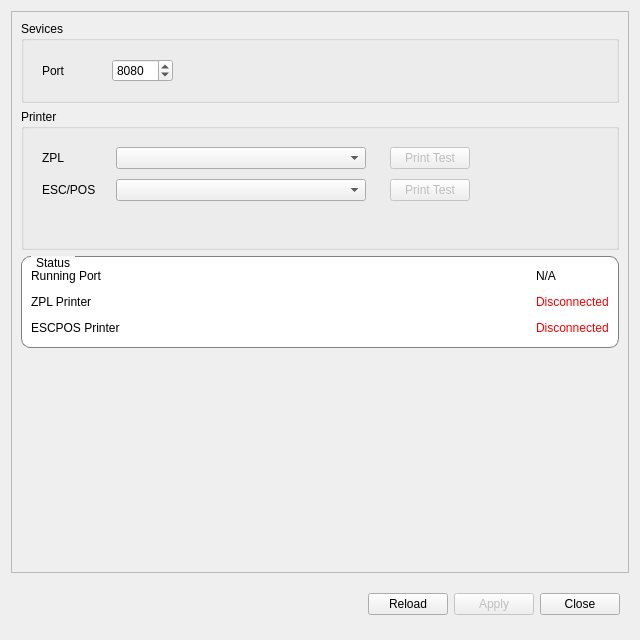
<?xml version="1.0" encoding="UTF-8"?>
<ui version="4.0">
 <class>Dialog</class>
 <widget class="QDialog" name="Dialog">
  <property name="geometry">
   <rect>
    <x>0</x>
    <y>0</y>
    <width>640</width>
    <height>640</height>
   </rect>
  </property>
  <property name="windowTitle">
   <string>Dialog</string>
  </property>
  <layout class="QVBoxLayout" name="verticalLayout">
   <item>
    <widget class="QFrame" name="frame">
     <property name="frameShape">
      <enum>QFrame::StyledPanel</enum>
     </property>
     <property name="frameShadow">
      <enum>QFrame::Raised</enum>
     </property>
     <layout class="QFormLayout" name="formLayout">
      <property name="fieldGrowthPolicy">
       <enum>QFormLayout::AllNonFixedFieldsGrow</enum>
      </property>
      <item row="0" column="0" colspan="2">
       <widget class="QGroupBox" name="groupBox_2">
        <property name="title">
         <string>Sevices</string>
        </property>
        <layout class="QGridLayout" name="gridLayout_2">
         <item row="0" column="0">
          <widget class="QFrame" name="frame_3">
           <property name="enabled">
            <bool>true</bool>
           </property>
           <property name="minimumSize">
            <size>
             <width>0</width>
             <height>0</height>
            </size>
           </property>
           <property name="frameShape">
            <enum>QFrame::NoFrame</enum>
           </property>
           <property name="frameShadow">
            <enum>QFrame::Raised</enum>
           </property>
           <property name="lineWidth">
            <number>0</number>
           </property>
           <layout class="QFormLayout" name="formLayout_4">
            <item row="0" column="0">
             <widget class="QLabel" name="label">
              <property name="minimumSize">
               <size>
                <width>64</width>
                <height>0</height>
               </size>
              </property>
              <property name="text">
               <string>Port</string>
              </property>
             </widget>
            </item>
            <item row="0" column="1">
             <widget class="QSpinBox" name="spnPort">
              <property name="minimum">
               <number>1024</number>
              </property>
              <property name="maximum">
               <number>65535</number>
              </property>
              <property name="value">
               <number>8080</number>
              </property>
             </widget>
            </item>
           </layout>
          </widget>
         </item>
         <item row="0" column="1">
          <spacer name="horizontalSpacer_5">
           <property name="orientation">
            <enum>Qt::Horizontal</enum>
           </property>
           <property name="sizeHint" stdset="0">
            <size>
             <width>40</width>
             <height>20</height>
            </size>
           </property>
          </spacer>
         </item>
        </layout>
       </widget>
      </item>
      <item row="2" column="0" colspan="2">
       <widget class="QGroupBox" name="groupBox_3">
        <property name="styleSheet">
         <string notr="true">QGroupBox {
    border: 1px solid gray;
    border-radius: 9px;
    margin-top: 0.5em;
    background-color: #ffffff;
}
QGroupBox::title {
    subcontrol-origin: margin;
    left: 10px;
    padding: 0 3px 0 3px;
}</string>
        </property>
        <property name="title">
         <string>Status</string>
        </property>
        <layout class="QGridLayout" name="gridLayout">
         <item row="1" column="1">
          <spacer name="horizontalSpacer_3">
           <property name="orientation">
            <enum>Qt::Horizontal</enum>
           </property>
           <property name="sizeHint" stdset="0">
            <size>
             <width>40</width>
             <height>20</height>
            </size>
           </property>
          </spacer>
         </item>
         <item row="2" column="1">
          <spacer name="horizontalSpacer_4">
           <property name="orientation">
            <enum>Qt::Horizontal</enum>
           </property>
           <property name="sizeHint" stdset="0">
            <size>
             <width>40</width>
             <height>20</height>
            </size>
           </property>
          </spacer>
         </item>
         <item row="0" column="0">
          <widget class="QLabel" name="label_4">
           <property name="text">
            <string>Running Port</string>
           </property>
          </widget>
         </item>
         <item row="1" column="0">
          <widget class="QLabel" name="label_5">
           <property name="text">
            <string>ZPL Printer</string>
           </property>
          </widget>
         </item>
         <item row="2" column="0">
          <widget class="QLabel" name="label_6">
           <property name="text">
            <string>ESCPOS Printer</string>
           </property>
          </widget>
         </item>
         <item row="0" column="2">
          <widget class="QLabel" name="txtPort">
           <property name="text">
            <string>N/A</string>
           </property>
          </widget>
         </item>
         <item row="1" column="2">
          <widget class="QLabel" name="txtPrinterZPL">
           <property name="styleSheet">
            <string notr="true">color: red</string>
           </property>
           <property name="text">
            <string>Disconnected</string>
           </property>
          </widget>
         </item>
         <item row="2" column="2">
          <widget class="QLabel" name="txtPrinterESCPOS">
           <property name="styleSheet">
            <string notr="true">color: red</string>
           </property>
           <property name="text">
            <string>Disconnected</string>
           </property>
          </widget>
         </item>
         <item row="0" column="1">
          <spacer name="horizontalSpacer_2">
           <property name="orientation">
            <enum>Qt::Horizontal</enum>
           </property>
           <property name="sizeHint" stdset="0">
            <size>
             <width>40</width>
             <height>20</height>
            </size>
           </property>
          </spacer>
         </item>
        </layout>
       </widget>
      </item>
      <item row="1" column="0" colspan="2">
       <widget class="QGroupBox" name="groupBox">
        <property name="minimumSize">
         <size>
          <width>0</width>
          <height>0</height>
         </size>
        </property>
        <property name="title">
         <string>Printer</string>
        </property>
        <layout class="QFormLayout" name="formLayout_3">
         <property name="fieldGrowthPolicy">
          <enum>QFormLayout::AllNonFixedFieldsGrow</enum>
         </property>
         <property name="horizontalSpacing">
          <number>0</number>
         </property>
         <property name="verticalSpacing">
          <number>0</number>
         </property>
         <item row="0" column="0" colspan="2">
          <widget class="QFrame" name="frame_4">
           <property name="minimumSize">
            <size>
             <width>0</width>
             <height>0</height>
            </size>
           </property>
           <property name="frameShape">
            <enum>QFrame::NoFrame</enum>
           </property>
           <property name="frameShadow">
            <enum>QFrame::Raised</enum>
           </property>
           <property name="lineWidth">
            <number>1</number>
           </property>
           <layout class="QFormLayout" name="formLayout_2">
            <property name="fieldGrowthPolicy">
             <enum>QFormLayout::AllNonFixedFieldsGrow</enum>
            </property>
            <property name="margin">
             <number>0</number>
            </property>
            <item row="0" column="1">
             <widget class="QFrame" name="frame_6">
              <property name="frameShape">
               <enum>QFrame::NoFrame</enum>
              </property>
              <property name="frameShadow">
               <enum>QFrame::Raised</enum>
              </property>
              <layout class="QFormLayout" name="formLayout_6">
               <property name="horizontalSpacing">
                <number>10</number>
               </property>
               <property name="verticalSpacing">
                <number>10</number>
               </property>
               <item row="0" column="0">
                <widget class="QPushButton" name="btnTestZPL">
                 <property name="enabled">
                  <bool>false</bool>
                 </property>
                 <property name="focusPolicy">
                  <enum>Qt::NoFocus</enum>
                 </property>
                 <property name="text">
                  <string>Print Test</string>
                 </property>
                </widget>
               </item>
               <item row="1" column="0">
                <widget class="QPushButton" name="btnTestESCPOS">
                 <property name="enabled">
                  <bool>false</bool>
                 </property>
                 <property name="focusPolicy">
                  <enum>Qt::NoFocus</enum>
                 </property>
                 <property name="text">
                  <string>Print Test</string>
                 </property>
                </widget>
               </item>
               <item row="0" column="1">
                <spacer name="horizontalSpacer_6">
                 <property name="orientation">
                  <enum>Qt::Horizontal</enum>
                 </property>
                 <property name="sizeHint" stdset="0">
                  <size>
                   <width>40</width>
                   <height>20</height>
                  </size>
                 </property>
                </spacer>
               </item>
               <item row="1" column="1">
                <spacer name="horizontalSpacer_7">
                 <property name="orientation">
                  <enum>Qt::Horizontal</enum>
                 </property>
                 <property name="sizeHint" stdset="0">
                  <size>
                   <width>40</width>
                   <height>20</height>
                  </size>
                 </property>
                </spacer>
               </item>
              </layout>
             </widget>
            </item>
            <item row="0" column="0">
             <widget class="QFrame" name="frame_5">
              <property name="minimumSize">
               <size>
                <width>100</width>
                <height>100</height>
               </size>
              </property>
              <property name="frameShape">
               <enum>QFrame::NoFrame</enum>
              </property>
              <property name="frameShadow">
               <enum>QFrame::Raised</enum>
              </property>
              <layout class="QFormLayout" name="formLayout_5">
               <property name="horizontalSpacing">
                <number>10</number>
               </property>
               <property name="verticalSpacing">
                <number>10</number>
               </property>
               <property name="topMargin">
                <number>9</number>
               </property>
               <property name="rightMargin">
                <number>9</number>
               </property>
               <property name="bottomMargin">
                <number>0</number>
               </property>
               <item row="0" column="0">
                <widget class="QLabel" name="label_2">
                 <property name="minimumSize">
                  <size>
                   <width>64</width>
                   <height>0</height>
                  </size>
                 </property>
                 <property name="text">
                  <string>ZPL</string>
                 </property>
                </widget>
               </item>
               <item row="0" column="1">
                <widget class="QComboBox" name="cmbZPL">
                 <property name="minimumSize">
                  <size>
                   <width>250</width>
                   <height>0</height>
                  </size>
                 </property>
                </widget>
               </item>
               <item row="1" column="0">
                <widget class="QLabel" name="label_3">
                 <property name="minimumSize">
                  <size>
                   <width>64</width>
                   <height>0</height>
                  </size>
                 </property>
                 <property name="text">
                  <string>ESC/POS</string>
                 </property>
                </widget>
               </item>
               <item row="1" column="1">
                <widget class="QComboBox" name="cmbESCPOS">
                 <property name="minimumSize">
                  <size>
                   <width>250</width>
                   <height>0</height>
                  </size>
                 </property>
                </widget>
               </item>
              </layout>
             </widget>
            </item>
           </layout>
          </widget>
         </item>
        </layout>
       </widget>
      </item>
     </layout>
    </widget>
   </item>
   <item>
    <widget class="QFrame" name="frame_2">
     <property name="minimumSize">
      <size>
       <width>0</width>
       <height>0</height>
      </size>
     </property>
     <property name="maximumSize">
      <size>
       <width>16777215</width>
       <height>50</height>
      </size>
     </property>
     <property name="frameShape">
      <enum>QFrame::NoFrame</enum>
     </property>
     <property name="frameShadow">
      <enum>QFrame::Raised</enum>
     </property>
     <property name="lineWidth">
      <number>1</number>
     </property>
     <layout class="QHBoxLayout" name="horizontalLayout">
      <item>
       <spacer name="horizontalSpacer">
        <property name="orientation">
         <enum>Qt::Horizontal</enum>
        </property>
        <property name="sizeHint" stdset="0">
         <size>
          <width>40</width>
          <height>20</height>
         </size>
        </property>
       </spacer>
      </item>
      <item>
       <widget class="QPushButton" name="btnReload">
        <property name="focusPolicy">
         <enum>Qt::NoFocus</enum>
        </property>
        <property name="text">
         <string>Reload</string>
        </property>
       </widget>
      </item>
      <item>
       <widget class="QPushButton" name="btnApply">
        <property name="enabled">
         <bool>false</bool>
        </property>
        <property name="focusPolicy">
         <enum>Qt::NoFocus</enum>
        </property>
        <property name="text">
         <string>Apply</string>
        </property>
       </widget>
      </item>
      <item>
       <widget class="QPushButton" name="btnClose">
        <property name="focusPolicy">
         <enum>Qt::NoFocus</enum>
        </property>
        <property name="text">
         <string>Close</string>
        </property>
       </widget>
      </item>
     </layout>
    </widget>
   </item>
  </layout>
 </widget>
 <resources/>
 <connections/>
</ui>
